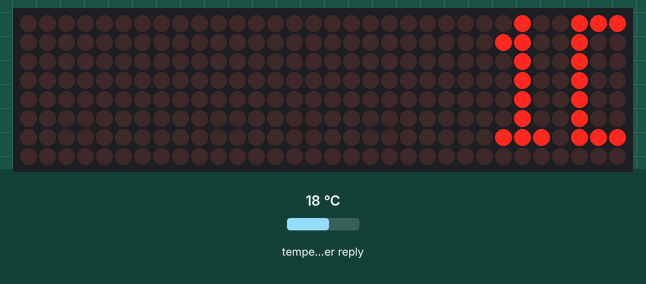
This sketch was run on a simulated ESP32. Shown: 32×8 LED matrix. Inputs (shaded band) come from the test bench; at power-on: temperature in the weather reply 18 °C. WiFi joins after 1.5 s; servers stay silent unless stated; the local clock reads 2024-03-15 10:24:30 at power-on unless the sketch sets it; web services answer with replies made up by the test bench; what the sketch prints to the serial monitor is not drawn.

Above: at 11.27 s.
11.3 s: temperature in the weather reply set to 14 °C
At 16.14 s:
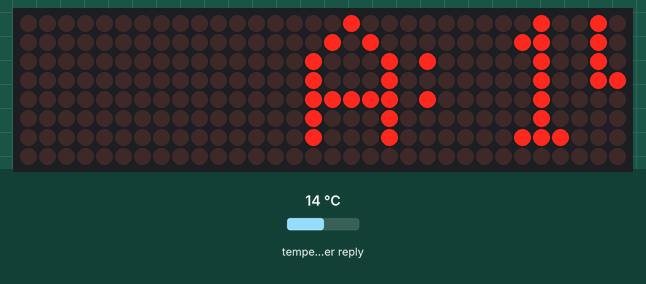
16.8 s: temperature in the weather reply set to 1 °C
At 21.16 s:
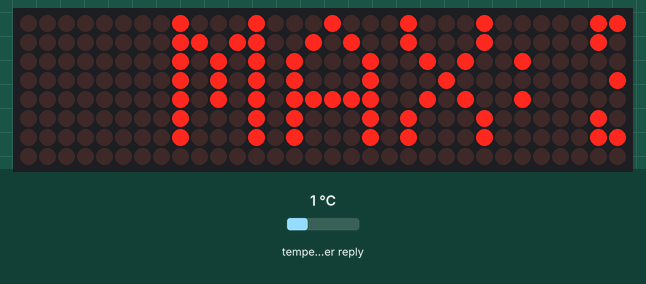
22.3 s: temperature in the weather reply set to 3 °C
At 26.03 s:
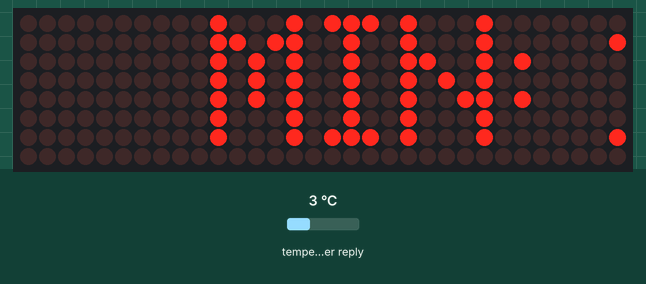
33.3 s: temperature in the weather reply set to -1 °C
At 45.34 s:
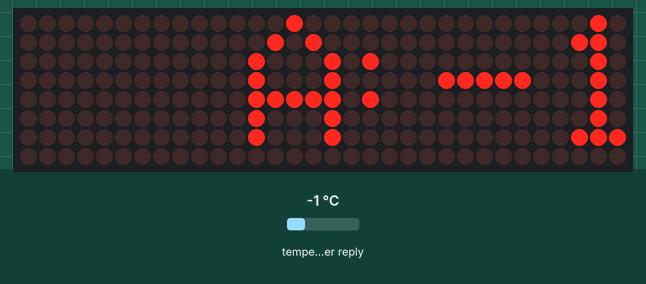

The sketch:

matrix_led_w_forecast.ino
```cpp
#include <WiFi.h>
#include <time.h>
#include <MD_Parola.h>
#include <SPI.h>
#include <HTTPClient.h>
#include <Arduino_JSON.h>

#include "matrix_font.h"

// 4 matrizes de LED, do tipo MAX7289
#define HARDWARE_TYPE MD_MAX72XX::FC16_HW
#define MAX_DEVICES 4
// Pins Utilizados do ESP32
#define CLK_PIN   18 // or SCK
#define DATA_PIN  19 // or MOSI
#define CS_PIN    5 // or SS
#define SPEED_TIME  75
#define PAUSE_TIME  0
#define MAX_MESG  20

// Biblioteca para o display
MD_Parola P = MD_Parola(HARDWARE_TYPE, DATA_PIN, CLK_PIN, CS_PIN, MAX_DEVICES);

// login e senha do Wi-Fi
char* ssid = "Sato 2g";
char* password = "81527765";
// Timezone em segundos, 1 hour = 3600 seconds and -3 UTC (BRT) = -10800
const int timezoneinSeconds = -10800;

uint16_t  h, m, s;
// Global variables
// variavel para o display
char displayAll[16];
// variaveis auxiliares
int readings[4];
String atemp = "";
String hum = "";
String maxtemp = "";
String mintemp = "";

// variaveis do openWeather
String openWeatherMapApiKey = "56e9e9d9c9760da98287036625c00cca";
String city = "São Paulo";
String countryCode = "BR";

// variaveis para a temperatura
char displayActualTemp[9];
char displayMaxTemp[9];
char displayMinTemp[9];
// variavel para humidade
char displayHumidity[9];

/**********  Functions  ******************************/
// Função para retornar o horário
void getTime(char *psz, bool f = true)
{
  time_t now = time(nullptr);
  struct tm* p_tm = localtime(&now);
      h = p_tm->tm_hour;
      m = p_tm->tm_min;
      s = p_tm->tm_sec;
  sprintf(psz, "%02d%c%02d", h, (f ? ':' : ' '), m);
  Serial.println(psz);
}
// função para retornar os segundos
void getsec(char *psz)
{
  sprintf(psz, "%02d", s);
}

// ************* Forecast functions
String httpGETRequest(const char* serverName) {
    WiFiClient client;
    HTTPClient http;

    // Your Domain name with URL path or IP address with path
    http.begin(client, serverName);

    // Send HTTP POST request
    int httpResponseCode = http.GET();

    String payload = "{}";

    if (httpResponseCode>0) {
        Serial.print("HTTP Response code: ");
        Serial.println(httpResponseCode);
        payload = http.getString();
    }
    else {
        Serial.print("Error code: ");
        Serial.println(httpResponseCode);
    }
    // Free resources
    http.end();

    return payload;
}

void getForecast()
{
   if(WiFi.status()== WL_CONNECTED){
      // Chama a API, faz a conversão do get em Json, separa o Json nas variaveís adequadas: temperatura atual, maxima, minima e humidade do ar
      // talvez pegar mais parametros depois, apenas seguir o modelo
      String serverPath = "http://api.openweathermap.org/data/2.5/weather?q=" + city + "," + countryCode + "&APPID=" + openWeatherMapApiKey + "&units=metric";
      String jsonBuffer = httpGETRequest(serverPath.c_str());
      Serial.println(jsonBuffer);
      JSONVar myObject = JSON.parse(jsonBuffer);
      Serial.print("JSON object = ");
      Serial.println(myObject);
      JSONVar main = myObject["main"];
      JSONVar temp = main["temp"];
      JSONVar humidity = main["humidity"];
      JSONVar max_temp = main["temp_max"];
      JSONVar min_temp = main["temp_min"];
      // transforma as leituras do Json em int, depois String e depois Char, adiciona C em temperatura
      // adicionar % em humidade não funcionou atm, tem que alterar o Font_data prob
      readings[0] = int(temp);
      readings[1] = int(humidity);
      readings[2] = int(max_temp);
      readings[3] = int(min_temp);
      atemp = "";
      atemp += readings[0];
      atemp += "C";
      hum = "";
      hum += readings[1];
      maxtemp = "";
      maxtemp += readings[2];
      maxtemp += "C";
      mintemp = "";
      mintemp += readings[3];
      mintemp += "C";
//    Transforma por fim as leituras em char para serem exibidas no display, printa no terminal
      atemp.toCharArray(displayActualTemp, 9);
      hum.toCharArray(displayHumidity, 9);
      maxtemp.toCharArray(displayMaxTemp, 9);
      mintemp.toCharArray(displayMinTemp, 9);
      Serial.print("displayActualTemp: ");
      Serial.println(displayActualTemp);
      Serial.print("displayHumidity: ");
      Serial.println(displayHumidity);
      Serial.print("displayMaxTemp: ");
      Serial.println(displayMaxTemp);
      Serial.print("displayMinTemp: ");
      Serial.println(displayMinTemp);
    }
    else {
      Serial.println("WiFi Disconnected");
    }
}

/**********  MAIN   ******************************/
void setup(void)
{
  String inicio = "";
  // baud rate
  Serial.begin(115200);
  delay(10);

  // conexão wifi
  WiFi.begin(ssid, password);

  // garantir conexão
  while (WiFi.status() != WL_CONNECTED) {
      delay(500);
      Serial.print(".");
    }

  delay(3000);
  // não sei
  WiFi.mode(WIFI_STA);

  // retornar Timezone correta
  configTime(timezoneinSeconds, 0, "pool.ntp.org","time.nist.gov");

  P.begin(3);
  // inverter os leds acessos
  P.setInvert(false);

  // zona 0: matriz inteira
  P.setZone(0, 0, 3);
  // fonte da matriz numeric7Se no arquivo matrix_font.h
  P.setFont(0, numeric7Se);
  inicio = "GlassPoor";
  inicio.toCharArray(displayAll, 16);
  P.displayZoneText(0, displayAll, PA_CENTER, SPEED_TIME, 5, PA_SCROLL_LEFT, PA_SCROLL_LEFT);
  // intensidade do led
  P.setIntensity (0);
}

void loop(void)
{
  static uint8_t  display = 0;  // current display mode
  static bool flasher = false;  // seconds passing flasher
  String tmp = "MAX: ";
  String tmp2 = "MIN: ";
  String tmp3 = "%";
  String tmp4 = "A: ";
  String tmp5 = "HUM: ";

  // display: 0 = timer / 1 = temp atual / 2 = temp max / 3 = temp min / 4 = umidade
  // aqui a ideia para fazer a troca: usar o switch (display).
  // Receber no método loop ou no setup, não sei, a variavel display
  // e retirar o display++ dos cases

  P.displayAnimate();
  if (P.getZoneStatus(0))
  {
    Serial.println(display);
    switch (display)
    {
      case 0: // timer
        getTime(displayAll, flasher);
        flasher = !flasher;
        P.setTextEffect(0, PA_SCROLL_LEFT, PA_SCROLL_LEFT);
        display++;

        break;

     case 1:
        getForecast();
        tmp4 += atemp;
        tmp4.toCharArray(displayAll, 16);
        P.setTextEffect(0, PA_SCROLL_LEFT, PA_SCROLL_LEFT);
        display++;

        break;

     case 2:
        getForecast();
        tmp += maxtemp;
        tmp.toCharArray(displayAll, 16);
        P.setTextEffect(0, PA_SCROLL_LEFT, PA_SCROLL_LEFT);
        display++;

        break;

     case 3:
        getForecast();
        tmp2 += mintemp;
        tmp2.toCharArray(displayAll, 16);
        P.setTextEffect(0, PA_SCROLL_LEFT, PA_SCROLL_LEFT);
        display++;

        break;

     case 4:
        getForecast();
        tmp5 += hum;
        tmp5 += tmp3;
        tmp5.toCharArray(displayAll, 16);
        P.setTextEffect(0, PA_SCROLL_LEFT, PA_SCROLL_LEFT);
        display++;

        break;

     default:
        display = 0;

        break;
    }

    P.displayReset(0);
  }

}
```

matrix_font.h
```cpp
// Data file for user example user defined fonts
#ifndef FONTDATA_H
#define FONTDATA_H

MD_MAX72XX::fontType_t numeric7Seg[] PROGMEM =
{
  0,    // 0
  0,    // 1
  0,    // 2
  0,    // 3
  0,    // 4
  0,    // 5
  0,    // 6
  0,    // 7
  0,    // 8
  0,    // 9
  0,    // 10
  0,    // 11
  0,    // 12
  0,    // 13
  0,    // 14
  0,    // 15
  0,    // 16
  0,    // 17
  0,    // 18
  0,    // 19
  0,    // 20
  0,    // 21
  0,    // 22
  0,    // 23
  0,    // 24
  0,    // 25
  0,    // 26
  0,    // 27
  0,    // 28
  0,    // 29
  0,    // 30
  0,    // 31
  1, 0,   // 32 - 'Space'
  0,    // 33 - '!'
  0,    // 34 - '"'
  0,    // 35 - '#'
  0,    // 36 - '$'
  0,    // 37 - '%'
  0,    // 38 - '&'
  0,    // 39 - '''
  0,    // 40 - '('
  0,    // 41 - ')'
  0,    // 42 - '*'
  0,    // 43 - '+'
  0,    // 44 - ','
  0,    // 45 - '-'
  1, 64,    // 46 - '.'
  0,    // 47 - '/'
  3, 62, 34, 62,  // 48 - '0'
  3, 36, 62, 32,      // 49 - '1'
  3, 58, 42, 46,    // 50 - '2'
  3, 42, 42, 62,    // 51 - '3'
  3, 14, 8, 62,    // 52 - '4'
  3, 46, 42, 58,    // 53 - '5'
  3, 62, 42, 58,  // 54 - '6'
  3, 6, 2, 62,    // 55 - '7'
  3, 62, 42, 62,  // 56 - '8'
  3, 46, 42, 62,  // 57 - '9'
  1, 20,    // 58 - ':'
  0,    // 59 - ';'
  0,    // 60 - '<'
  0,    // 61 - '='
  0,    // 62 - '>'
  0,    // 63 - '?'
  0,    // 64 - '@'
  5, 127, 9, 9, 9, 127,   // 65 - 'A'
  5, 127, 73, 73, 73, 54,   // 66 - 'B'
  5, 127, 65, 65, 65, 65,   // 67 - 'C'
  5, 127, 65, 65, 65, 62,   // 68 - 'D'
  5, 127, 73, 73, 73, 73,   // 69 - 'E'
  5, 127, 9, 9, 9, 9,     // 70 - 'F'
  0,    // 71 - 'G'
  0,    // 72 - 'H'
  0,    // 73 - 'I'
  0,    // 74 - 'J'
  0,    // 75 - 'K'
  0,    // 76 - 'L'
  0,    // 77 - 'M'
  0,    // 78 - 'N'
  0,    // 79 - 'O'
  0,    // 80 - 'P'
  0,    // 81 - 'Q'
  0,    // 82 - 'R'
  0,    // 83 - 'S'
  0,    // 84 - 'T'
  0,    // 85 - 'U'
  0,    // 86 - 'V'
  0,    // 87 - 'W'
  0,    // 88 - 'X'
  0,    // 89 - 'Y'
  0,    // 90 - 'Z'
  0,    // 91 - '['
  0,    // 92 - '\'
  0,    // 93 - ']'
  0,    // 94 - '^'
  0,    // 95 - '_'
  0,    // 96 - '`'
  5, 127, 9, 9, 9, 127,   // 97 - 'a'
  5, 127, 73, 73, 73, 54,   // 98 - 'b'
  5, 127, 65, 65, 65, 65,   // 99 - 'c'
  5, 127, 65, 65, 65, 62,   // 100 - 'd'
  5, 127, 73, 73, 73, 73,   // 101 - 'e'
  5, 127, 9, 9, 9, 9,     // 102 - 'f'
  0,    // 103 - 'g'
  0,    // 104 - 'h'
  0,    // 105 - 'i'
  0,    // 106 - 'j'
  0,    // 107 - 'k'
  0,    // 108 - 'l'
  0,    // 109 - 'm'
  0,    // 110 - 'n'
  0,    // 111 - 'o'
  0,    // 112 - 'p'
  0,    // 113 - 'q'
  0,    // 114 - 'r'
  0,    // 115 - 's'
  0,    // 116 - 't'
  0,    // 117 - 'u'
  0,    // 118 - 'v'
  0,    // 119 - 'w'
  0,    // 120 - 'x'
  0,    // 121 - 'y'
  0,    // 122 - 'z'
  0,    // 123 - '{'
  1, 127,   // 124 - '|'
  0,    // 125
  0,    // 126
  0,    // 127
  0,    // 128
  0,    // 129
  0,    // 130
  0,    // 131
  0,    // 132
  0,    // 133
  0,    // 134
  0,    // 135
  0,    // 136
  0,    // 137
  0,    // 138
  0,    // 139
  0,    // 140
  0,    // 141
  0,    // 142
  0,    // 143
  0,    // 144
  0,    // 145
  0,    // 146
  0,    // 147
  0,    // 148
  0,    // 149
  0,    // 150
  0,    // 151
  0,    // 152
  0,    // 153
  0,    // 154
  0,    // 155
  0,    // 156
  0,    // 157
  0,    // 158
  0,    // 159
  0,    // 160
  0,    // 161
  0,    // 162
  0,    // 163
  0,    // 164
  0,    // 165
  0,    // 166
  0,    // 167
  0,    // 168
  0,    // 169
  0,    // 170
  0,    // 171
  0,    // 172
  0,    // 173
  0,    // 174
  0,    // 175
  0,    // 176
  0,    // 177
  0,    // 178
  0,    // 179
  0,    // 180
  0,    // 181
  0,    // 182
  0,    // 183
  0,    // 184
  0,    // 185
  0,    // 186
  0,    // 187
  0,    // 188
  0,    // 189
  0,    // 190
  0,    // 191
  0,    // 192
  0,    // 193
  0,    // 194
  0,    // 195
  0,    // 196
  0,    // 197
  0,    // 198
  0,    // 199
  0,    // 200
  0,    // 201
  0,    // 202
  0,    // 203
  0,    // 204
  0,    // 205
  0,    // 206
  0,    // 207
  0,    // 208
  0,    // 209
  0,    // 210
  0,    // 211
  0,    // 212
  0,    // 213
  0,    // 214
  0,    // 215
  0,    // 216
  0,    // 217
  0,    // 218
  0,    // 219
  0,    // 220
  0,    // 221
  0,    // 222
  0,    // 223
  0,    // 224
  0,    // 225
  0,    // 226
  0,    // 227
  0,    // 228
  0,    // 229
  0,    // 230
  0,    // 231
  0,    // 232
  0,    // 233
  0,    // 234
  0,    // 235
  0,    // 236
  0,    // 237
  0,    // 238
  0,    // 239
  0,    // 240
  0,    // 241
  0,    // 242
  0,    // 243
  0,    // 244
  0,    // 245
  0,    // 246
  0,    // 247
  0,    // 248
  0,    // 249
  0,    // 250
  0,    // 251
  0,    // 252
  0,    // 253
  0,    // 254
  0,    // 255
};

MD_MAX72XX::fontType_t numeric7Se[] PROGMEM =
{
  0,    // 0
  0,    // 1
  0,    // 2
  0,    // 3
  0,    // 4
  0,    // 5
  0,    // 6
  0,    // 7
  0,    // 8
  0,    // 9
  0,    // 10
  0,    // 11
  0,    // 12
  0,    // 13
  0,    // 14
  0,    // 15
  0,    // 16
  0,    // 17
  0,    // 18
  0,    // 19
  0,    // 20
  0,    // 21
  0,    // 22
  0,    // 23
  0,    // 24
  0,    // 25
  0,    // 26
  0,    // 27
  0,    // 28
  0,    // 29
  0, // 30 - 'Up Pointer'
  0, // 31 - 'Down Pointer'
  1, 0,   // 32 - 'Space'
  0,    // 33 - '!'
  0,    // 34 - '"'
  0,    // 35 - '#'
  0,    // 36 - '$'
  5, 35, 19, 8, 100, 98,  // 37 - '%'
  0,    // 38 - '&'
  0,    // 39 - '''
  0,    // 40 - '('
  0,    // 41 - ')'
  0,    // 42 - '*'
  5, 8, 8, 62, 8, 8,   // 43 - '+'
  0,   // 44 - ','
  5, 8, 8, 8, 8, 8,    // 45 - '-'
  1, 64,    // 46 - '.'
  0,    // 47 - '/'
  4, 127, 65, 65, 127,  // 48 - '0'
  4, 0, 66, 127, 64,     // 49 - '1'
  4, 121, 73, 73, 79,   // 50 - '2'
  4, 99, 73, 73, 119,   // 51 - '3'
  4, 15, 8, 8, 127,    // 52 - '4'
  4, 79, 73, 73, 121,   // 53 - '5'
  4, 127, 73, 73, 121,  // 54 - '6'
  4, 3, 1, 125, 3,     // 55 - '7'
  4, 119, 73, 73, 119,  // 56 - '8'
  4, 79, 73, 73, 127,   // 57 - '9'
  1, 20,    // 58 - ':'
  0,    // 59 - ';'
  0,    // 60 - '<'
  0,    // 61 - '='
  0,    // 62 - '>'
  0,    // 63 - '?'
  0,    // 64 - '@'
  5, 124, 18, 17, 18, 124,    // 65 - 'A'
  5, 127, 73, 73, 73, 54,   // 66 - 'B'
  5, 62, 65, 65, 65, 34,    // 67 - 'C'
  5, 127, 65, 65, 65, 62,   // 68 - 'D'
  5, 127, 73, 73, 73, 65,   // 69 - 'E'
  5, 127, 9, 9, 9, 1,   // 70 - 'F'
  5, 62, 65, 65, 81, 115,   // 71 - 'G'
  5, 127, 8, 8, 8, 127,   // 72 - 'H'
  3, 65, 127, 65,   // 73 - 'I'
  5, 32, 64, 65, 63, 1,   // 74 - 'J'
  5, 127, 8, 20, 34, 65,    // 75 - 'K'
  5, 127, 64, 64, 64, 64,   // 76 - 'L'
  5, 127, 2, 28, 2, 127,    // 77 - 'M'
  5, 127, 4, 8, 16, 127,    // 78 - 'N'
  5, 62, 65, 65, 65, 62,    // 79 - 'O'
  5, 127, 9, 9, 9, 6,   // 80 - 'P'
  5, 62, 65, 81, 33, 94,    // 81 - 'Q'
  5, 127, 9, 25, 41, 70,    // 82 - 'R'
  5, 38, 73, 73, 73, 50,    // 83 - 'S'
  5, 3, 1, 127, 1, 3,   // 84 - 'T'
  5, 63, 64, 64, 64, 63,    // 85 - 'U'
  5, 31, 32, 64, 32, 31,    // 86 - 'V'
  5, 63, 64, 56, 64, 63,    // 87 - 'W'
  5, 99, 20, 8, 20, 99,   // 88 - 'X'
  5, 3, 4, 120, 4, 3,   // 89 - 'Y'
  5, 97, 89, 73, 77, 67,    // 90 - 'Z'
  0,    // 91 - '['
  0,    // 92 - '\'
  0,    // 93 - ']'
  0,    // 94 - '^'
  0,    // 95 - '_'
  0,    // 96 - '`'
  5, 127, 9, 9, 9, 127,   // 97 - 'a'
  5, 127, 73, 73, 73, 54,   // 98 - 'b'
  5, 127, 65, 65, 65, 65,   // 99 - 'c'
  5, 127, 65, 65, 65, 62,   // 100 - 'd'
  5, 127, 73, 73, 73, 73,   // 101 - 'e'
  5, 127, 9, 9, 9, 9,     // 102 - 'f'
  5, 24, 164, 164, 156, 120,    // 103 - 'g'
  5, 127, 8, 4, 4, 120,   // 104 - 'h'
  3, 68, 125, 64,   // 105 - 'i'
  4, 64, 128, 128, 122,   // 106 - 'j'
  4, 127, 16, 40, 68,   // 107 - 'k'
  3, 65, 127, 64,   // 108 - 'l'
  5, 124, 4, 120, 4, 120,   // 109 - 'm'
  5, 124, 8, 4, 4, 120,   // 110 - 'n'
  5, 56, 68, 68, 68, 56,    // 111 - 'o'
  5, 252, 24, 36, 36, 24,   // 112 - 'p'
  5, 24, 36, 36, 24, 252,   // 113 - 'q'
  5, 124, 8, 4, 4, 8,   // 114 - 'r'
  5, 72, 84, 84, 84, 36,    // 115 - 's'
  4, 4, 63, 68, 36,   // 116 - 't'
  5, 60, 64, 64, 32, 124,   // 117 - 'u'
  5, 28, 32, 64, 32, 28,    // 118 - 'v'
  5, 60, 64, 48, 64, 60,    // 119 - 'w'
  5, 68, 40, 16, 40, 68,    // 120 - 'x'
  5, 76, 144, 144, 144, 124,    // 121 - 'y'
  5, 68, 100, 84, 76, 68,   // 122 - 'z'
  0,    // 123 - '{'
  1, 127,   // 124 - '|'
  0,    // 125
  0,    // 126
  0,    // 127
  0,    // 128
  0,    // 129
  0,    // 130
  0,    // 131
  0,    // 132
  0,    // 133
  0,    // 134
  0,    // 135
  0,    // 136
  0,    // 137
  0,    // 138
  0,    // 139
  0,    // 140
  0,    // 141
  0,    // 142
  0,    // 143
  0,    // 144
  0,    // 145
  0,    // 146
  0,    // 147
  0,    // 148
  0,    // 149
  0,    // 150
  0,    // 151
  0,    // 152
  0,    // 153
  0,    // 154
  0,    // 155
  0,    // 156
  0,    // 157
  0,    // 158
  0,    // 159
  0,    // 160
  0,    // 161
  0,    // 162
  0,    // 163
  0,    // 164
  0,    // 165
  0,    // 166
  0,    // 167
  0,    // 168
  0,    // 169
  0,    // 170
  0,    // 171
  0,    // 172
  0,    // 173
  0,    // 174
  0,    // 175
  0,    // 176
  0,    // 177
  0,    // 178
  0,    // 179
  0,    // 180
  0,    // 181
  0,    // 182
  0,    // 183
  0,    // 184
  0,    // 185
  0,    // 186
  0,    // 187
  0,    // 188
  0,    // 189
  0,    // 190
  0,    // 191
  0,    // 192
  0,    // 193
  0,    // 194
  0,    // 195
  0,    // 196
  0,    // 197
  0,    // 198
  0,    // 199
  0,    // 200
  0,    // 201
  0,    // 202
  0,    // 203
  0,    // 204
  0,    // 205
  0,    // 206
  0,    // 207
  0,    // 208
  0,    // 209
  0,    // 210
  0,    // 211
  0,    // 212
  0,    // 213
  0,    // 214
  0,    // 215
  0,    // 216
  0,    // 217
  0,    // 218
  0,    // 219
  0,    // 220
  0,    // 221
  0,    // 222
  0,    // 223
  0,    // 224
  0,    // 225
  0,    // 226
  0,    // 227
  0,    // 228
  0,    // 229
  0,    // 230
  0,    // 231
  0,    // 232
  0,    // 233
  0,    // 234
  0,    // 235
  0,    // 236
  0,    // 237
  0,    // 238
  0,    // 239
  0,    // 240
  0,    // 241
  0,    // 242
  0,    // 243
  0,    // 244
  0,    // 245
  0,    // 246
  0,    // 247
  0,    // 248
  0,    // 249
  0,    // 250
  0,    // 251
  0,    // 252
  0,    // 253
  0,    // 254
  0,    // 255
};
#endif
```

Measured:
- after the input at 22.3 s, the display: first differs from a run without the input after 3.6 s (image 3 shows a later state)
- after the input at 33.3 s, the display: first differs from a run without the input after 11.3 s (image 4 shows a later state)
